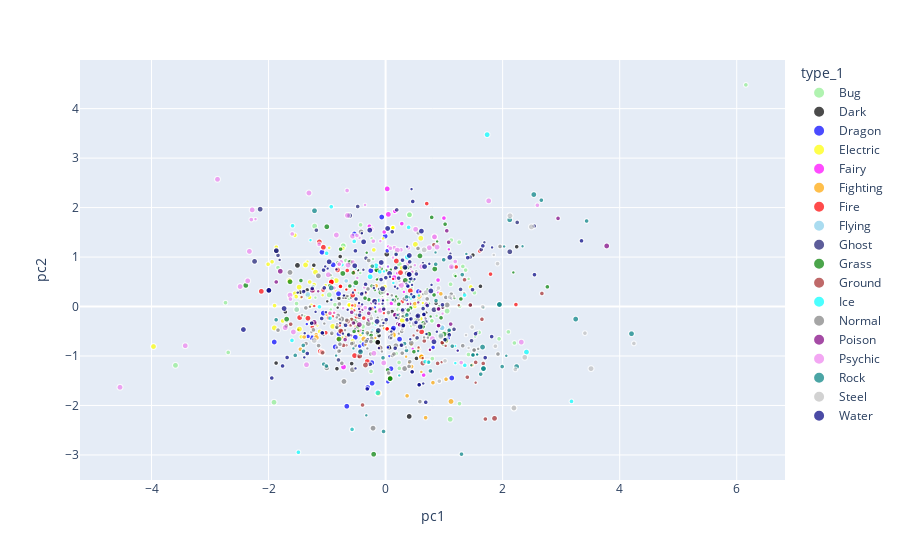

Source (notebook cell):
### Markdown cell above
To explore more about the data and take other factors into account, for example types of the Pokemon, and whether the Pokemon is legenday, I chart the data using a interactive scatter plot. This also uses the dropdown widgets from `ipywidgets` for selecting the x axis, y axis, and the color. You proably need to edit the notebook to make the widgets working. The size of the dot represents the total EV yield of each Pokemon.

### Code cell
import plotly.express as px
import ipywidgets as widgets

TYPE_COLOR_MAP = {
    'Bug': 'lightgreen', 
    'Dark': 'black', 
    'Dragon': 'blue', 
    'Electric': 'yellow', 
    'Fairy': 'fuchsia', 
    'Fighting': 'orange', 
    'Fire': 'red', 
    'Flying': 'skyblue', 
    'Ghost': 'midnightblue', 
    'Grass': 'green', 
    'Ground': 'brown', 
    'Ice': 'aqua', 
    'Normal': 'gray', 
    'Poison': 'purple', 
    'Psychic': 'violet', 
    'Rock': 'teal', 
    'Steel': 'silver', 
    'Water': 'navy', 
}

df_plot = pd.concat([df[['nid', 'name', 'form', 'type_1', 'type_2', 'ev_total', 'legendary']], 
                     pd.DataFrame(pca.transform(normalize(df_stats)), 
                                  columns=[f"pc{i}" for i in range(len(pcs))])],
                    axis=1).copy()
pd.options.mode.chained_assignment = None
df_plot.type_2[df_plot.type_2==''] = df_plot.type_1[df_plot.type_2==''] 
df_plot.legendary[df_plot.legendary == ''] = 'None'
df_plot.form[df_plot.form == ''] = 'None'

def show_pcs_fig(df):
    def show_pcs_fig_df(x_axis, y_axis, color):
        fig = px.scatter(df, x=x_axis, y=y_axis, 
                         color=color, size='ev_total', 
                         hover_data=['name','form','legendary'],
                         size_max=6, 
                         color_discrete_map=TYPE_COLOR_MAP,
                         category_orders={'type_1': TYPE_LIST,
                                          'type_2': TYPE_LIST})
        return fig
    return show_pcs_fig_df


pcs_str = [f'pc{i}' for i in range(len(pcs))]
x_dropdown = widgets.Dropdown(options=pcs_str, value=pcs_str[1])
y_dropdown = widgets.Dropdown(options=pcs_str, value=pcs_str[2])
class_dropdown = widgets.Dropdown(options=['type_1', 'type_2', 'legendary'], value='type_1')

_ = widgets.interact(show_pcs_fig(df_plot), x_axis=x_dropdown, y_axis=y_dropdown, color=class_dropdown)

### Figure 1 — Plotly figure (JSON) as saved in the notebook; plotly's stock layout.template omitted (floating-point values rounded to 4 significant figures; data arrays with more than 128 entries replaced by an {"elided": "..."} marker saying what was removed)
{"data": [{"customdata": {"elided": "83x3 str values"}, "hovertemplate": "type_1=Bug<br>pc1=%{x}<br>pc2=%{y}<br>ev_total=%{marker.size}<br>name=%{customdata[0]}<br>form=%{customdata[1]}<br>legendary=%{customdata[2]}<extra></extra>", "legendgroup": "Bug", "marker": {"color": "lightgreen", "size": [2, 3, 3, 3, 2, 1, 1, 1, 3, 1, 2, 1, 2, 1, 2, 1, 2, 1, 1, 2, 2, 2, 2, 1, 2, 3, 2, 3, 1, 2, 1, 2, 2, 1, 1, 1, 2, 1, 2, 2, 1, 2, 2, 1, 2, 3, 1, 2, 3, 1, 2, 1, 2, 1, 2, 1, 2, 2, 1, 3, 3, 1, 2, 3, 1, 2, 3, 1, 2, 1, 2, 3, 3, 2, 2, 2, 1, 2, 3, 3, 3, 2, 2], "sizemode": "area", "sizeref": 0.08333, "symbol": "circle"}, "mode": "markers", "name": "Bug", "showlegend": true, "type": "scattergl", "x": [0.4467, -0.7238, -0.5841, -1.907, 0.2135, -0.4582, -0.225, 0.6428, 1.051, 0.2494, -0.9135, -0.4276, 0.23, -0.2382, -0.428, 0.1799, 0.663, -1.385, 1.53, 1.939, 0.799, 6.156, 0.1784, 0.4361, 0.7913, -0.9629, 0.7913, 0.2353, -0.7663, -0.6787, 0.8721, -2.69, -0.1998, 0.02958, -0.2147, 0.4477, -0.3608, 0.2833, 1.122, -0.8084, -0.6354, 1.366, -0.8655, 0.6756, 1.111, -0.3961, -0.03744, 1.184, -0.707, 0.517, 1.598, -0.3226, 2.098, -0.4582, -1.522, 1.419, -2.736, -0.2496, -0.1144, -1.213, -0.6247, 0.04616, 0.5672, -1.329, -0.1561, 1.264, 0.1818, -1.2, -1.839, -0.9368, 2.201, 1.104, -3.591, 0.2356, 1.416, 1.263, -0.4334, 1.258, 0.4076, -0.7238, 0.4076, 1.518, 1.32], "xaxis": "x", "y": [-0.0124, 1.227, -0.2671, -1.935, -0.05858, -0.3852, -0.3391, 0.007159, -0.09161, -0.06909, 0.5547, -0.7126, -1.131, 1.379, 1.651, -0.2145, -0.335, -0.1924, -0.6077, -0.6519, -1.053, 4.48, -0.9501, -0.3953, -0.2898, 0.2355, -0.2898, 0.8509, 0.704, 0.9316, -0.187, -0.9284, -0.6929, 0.1305, 0.9603, 0.3719, -0.7906, 0.3664, 1.343, -0.4486, 0.3619, 0.7365, 0.0383, 0.2376, 0.4494, -0.4043, 0.006749, 0.6303, -0.612, -0.6663, -0.5233, -0.5793, -0.5131, 0.2751, 0.06051, 0.5581, 0.07784, -1.311, -0.5212, 1.626, 0.1804, -0.1604, 0.1299, 0.2081, -0.08397, 0.007191, 1.09, 0.18, 0.7867, -0.05972, -0.7369, -2.279, -1.189, -1.249, -0.9698, -1.963, 0.6786, 1.301, 1.855, 1.227, 1.855, 0.278, 0.8104], "yaxis": "y"}, {"customdata": {"elided": "47x3 str values"}, "hovertemplate": "type_1=Dark<br>pc1=%{x}<br>pc2=%{y}<br>ev_total=%{marker.size}<br>name=%{customdata[0]}<br>form=%{customdata[1]}<br>legendary=%{customdata[2]}<extra></extra>", "legendgroup": "Dark", "marker": {"color": "black", "size": [1, 2, 1, 2, 2, 1, 1, 1, 2, 1, 2, 2, 2, 2, 2, 3, 1, 2, 1, 2, 1, 2, 1, 2, 1, 2, 1, 2, 3, 1, 2, 3, 3, 3, 2, 1, 2, 3, 1, 2, 1, 2, 3, 3, 2, 2, 3], "sizemode": "area", "sizeref": 0.08333, "symbol": "circle"}, "mode": "markers", "name": "Dark", "showlegend": true, "type": "scattergl", "x": [-0.8285, 0.1107, -1.387, -1.457, 1.491, -1.492, -1.061, -1.079, -1.339, -0.04713, -0.1123, 0.3465, -0.5802, -0.8315, -1.111, -1.506, -0.8188, -1.698, 0.6956, 1.62, -0.9972, -1.713, 0.08973, 0.5273, 0.47, 0.8625, 0.2833, 0.2123, -0.6919, 0.2244, 0.2927, -0.4486, 0.403, 0.02036, -1.226, -0.3972, -0.8344, 0.1215, -0.4708, -0.776, -0.5883, -0.7987, -0.1342, -0.1342, 2.24, -1.871, 0.05312], "xaxis": "x", "y": [-0.3606, -0.1013, 0.3157, 0.2905, 1.04, -0.47, -0.5741, 0.3605, 0.3351, -0.3844, -0.5874, 0.1352, -1.154, -1.256, -0.9348, 0.832, -0.02253, -0.3921, -0.1247, 0.4083, 0.1051, -0.1074, -0.8435, -1.048, 0.03732, 0.06759, -0.2093, -0.2267, 0.1991, -0.1907, -0.4284, -0.4869, -2.221, 1.059, 0.8349, 0.2648, -0.4172, -0.4714, 0.735, 1.011, 0.1825, 0.1664, -0.7226, -0.7226, 1.209, -1.143, -0.8245], "yaxis": "y"}, {"customdata": [["Dratini", "None", "None"], ["Dragonair", "None", "None"], ["Dragonite", "None", "None"], ["Altaria", "None", "None"], ["Bagon", "None", "None"], ["Shelgon", "None", "None"], ["Salamence", "None", "None"], ["Latias", "None", "\"Sub-Legendary\""], ["Latios", "None", "\"Sub-Legendary\""], ["Rayquaza", "None", "\"Legendary\""], ["Gible", "None", "None"], ["Gabite", "None", "None"], ["Garchomp", "None", "None"], ["Axew", "None", "None"], ["Fraxure", "None", "None"], ["Haxorus", "None", "None"], ["Druddigon", "None", "None"], ["Reshiram", "None", "\"Legendary\""], ["Zekrom", "None", "\"Legendary\""], ["Kyurem", "None", "\"Legendary\""], ["Goomy", "None", "None"], ["Sliggoo", "None", "None"], ["Goodra", "None", "None"], ["Zygarde", "None", "\"Legendary\""], ["Jangmo-o", "None", "None"], ["Hakamo-o", "None", "None"], ["Kommo-o", "None", "None"], ["Latios", "Mega", "\"Sub-Legendary\""], ["Latias", "Mega", "\"Sub-Legendary\""], ["Kyurem", "White", "\"Legendary\""], ["Kyurem", "Black", "\"Legendary\""], ["Rayquaza", "Mega", "\"Legendary\""], ["Garchomp", "Mega", "None"], ["Dreepy", "None", "None"], ["Drakloak", "None", "None"], ["Dragapult", "None", "None"], ["Zygarde", "10%", "\"Legendary\""], ["Zygarde", "Complete", "\"Legendary\""], ["Salamence", "Mega", "None"], ["Altaria", "Mega", "None"], ["Regidrago", "None", "\"Sub-Legendary\""]], "hovertemplate": "type_1=Dragon<br>pc1=%{x}<br>pc2=%{y}<br>ev_total=%{marker.size}<br>name=%{customdata[0]}<br>form=%{customdata[1]}<br>legendary=%{customdata[2]}<extra></extra>", "legendgroup": "Dragon", "marker": {"color": "blue", "size": [1, 2, 3, 2, 1, 2, 3, 3, 3, 3, 1, 2, 3, 1, 2, 3, 2, 3, 3, 3, 1, 2, 3, 3, 1, 2, 3, 3, 3, 3, 3, 3, 3, 1, 2, 3, 3, 3, 3, 2, 3], "sizemode": "area", "sizeref": 0.08333, "symbol": "circle"}, "mode": "markers", "name": "Dragon", "showlegend": true, "type": "scattergl", "x": [-0.185, -0.256, 0.1342, 0.3615, 0.04031, 0.8108, -0.861, -0.5346, -1.087, -0.7957, 0.1268, -0.4424, -0.236, 0.06541, 0.03929, -0.3067, 1.07, -0.2525, 0.238, -0.5174, 0.04169, 0.02817, -0.008425, 0.4988, 0.3338, 0.356, 0.5628, -0.8964, -0.06636, -0.8051, -0.231, -1.256, 0.09037, -1.347, -1.326, -1.903, -1.065, 1.131, -0.369, 0.3714, -0.663], "xaxis": "x", "y": [-0.01709, -0.03449, -0.4375, 0.7688, -0.8255, -0.8269, -0.8164, 1.466, 1.099, -0.5531, -0.5439, -0.8005, -1.135, -1.002, -1.521, -1.638, -0.6343, 0.7237, -0.6602, -0.6216, 0.8138, 1.128, 1.422, -0.3244, -0.0526, 0.1452, 0.3019, 0.8429, 1.809, 0.259, -1.55, -0.6321, -1.256, -0.3542, -0.604, -0.7174, -0.1331, -1.445, -0.7619, 0.4259, -2.016], "yaxis": "y"}, {"customdata": {"elided": "64x3 str values"}, "hovertemplate": "type_1=Electric<br>pc1=%{x}<br>pc2=%{y}<br>ev_total=%{marker.size}<br>name=%{customdata[0]}<br>form=%{customdata[1]}<br>legendary=%{customdata[2]}<extra></extra>", "legendgroup": "Electric", "marker": {"color": "yellow", "size": [1, 2, 2, 1, 2, 3, 1, 1, 1, 2, 3, 3, 2, 2, 2, 3, 1, 2, 3, 1, 3, 1, 2, 1, 1, 1, 3, 3, 2, 1, 2, 2, 1, 2, 3, 3, 1, 2, 2, 2, 3, 3, 3, 2, 3, 2, 2, 2, 2, 2, 3, 2, 2, 2, 2, 2, 1, 2, 2, 2, 2, 2, 2, 3], "sizemode": "area", "sizeref": 0.08333, "symbol": "circle"}, "mode": "markers", "name": "Electric", "showlegend": true, "type": "scattergl", "x": [-0.3206, -0.622, -0.622, -0.3081, -0.4267, -0.1297, -0.04401, -1.245, -1.076, -1.301, -1.544, -1.643, -2.008, -1.297, -1.867, -0.8432, -0.05712, -0.01433, 0.2821, -1.449, -1.198, -0.8575, -1.528, -1.336, -0.9645, -0.2572, 0.5092, -0.9035, -0.7329, -1.169, -1.439, -1.27, -0.5783, 0.4994, 0.2861, -1.519, -1.025, -1.552, -1.223, -0.565, -1.472, -1.368, -1.901, -0.2012, 0.6012, 0.1241, 0.1241, 0.1241, 0.1241, 0.1241, -1.477, 0.1479, 0.6002, 1.455, -1.127, -1.94, 0.6368, -1.759, -1.301, -0.622, -0.622, -0.8862, -1.898, -3.967], "xaxis": "x", "y": [0.2781, 0.03239, 0.03239, -0.5151, -0.5656, -0.4923, 1.376, 0.7568, 0.229, 0.1884, 0.2588, 0.525, 0.8547, 0.4956, 1.199, 0.5239, 0.4039, 0.4021, 0.7762, 0.1732, 0.6954, 0.3282, 0.2002, 0.9059, 1.186, 0.8174, 1.256, -0.4009, 1.174, -0.3841, -0.6135, 0.02172, -0.04364, 0.001252, -0.2805, -0.06112, 0.4339, 1.441, 0.4438, -0.6949, -0.4562, 0.8409, -0.432, 1.145, 1.38, 1.593, 1.593, 1.593, 1.593, 1.593, 0.3922, -0.6004, -0.245, 0.3961, -0.5038, 0.9053, 0.06986, -0.2919, 0.1884, 0.03239, 0.03239, 0.3761, 0.0187, -0.8089], "yaxis": "y"}, {"customdata": [["Cleffa", "None", "None"], ["Clefairy", "None", "None"], ["Clefable", "None", "None"], ["Togepi", "None", "None"], ["Togetic", "None", "None"], ["Snubbull", "None", "None"], ["Granbull", "None", "None"], ["Togekiss", "None", "None"], ["Flabébé", "None", "None"], ["Floette", "None", "None"], ["Florges", "None", "None"], ["Spritzee", "None", "None"], ["Aromatisse", "None", "None"], ["Swirlix", "None", "None"], ["Slurpuff", "None", "None"], ["Sylveon", "None", "None"], ["Xerneas", "None", "\"Legendary\""], ["Comfey", "None", "None"], ["Zacian", "None", "\"Legendary\""], ["Zacian", "Crowned", "\"Legendary\""], ["Milcery", "None", "None"], ["Alcremie", "None", "None"], ["Alcremie", "Gigantamax", "None"]], "hovertemplate": "type_1=Fairy<br>pc1=%{x}<br>pc2=%{y}<br>ev_total=%{marker.size}<br>name=%{customdata[0]}<br>form=%{customdata[1]}<br>legendary=%{customdata[2]}<extra></extra>", "legendgroup": "Fairy", "marker": {"color": "fuchsia", "size": [1, 2, 3, 1, 2, 1, 2, 3, 1, 2, 3, 1, 2, 1, 2, 2, 3, 2, 3, 3, 1, 2, 2], "sizemode": "area", "sizeref": 0.08333, "symbol": "circle"}, "mode": "markers", "name": "Fairy", "showlegend": true, "type": "scattergl", "x": [0.4227, 0.3114, 0.1477, 1.081, 0.9969, 0.4638, 0.6499, 0.04697, 0.046, -0.02425, 0.02771, 0.8998, 0.8957, 0.3124, 0.09943, 0.2768, -0.4486, -0.2769, -0.4913, -0.7192, 0.1996, 0.1601, 0.1601], "xaxis": "x", "y": [0.7715, 0.4891, 0.5825, 1.156, 1.788, -0.8555, -1.386, 1.863, 1.213, 1.506, 2.378, 0.2871, 0.5348, 0.2961, 0.06345, 1.675, -0.4869, 1.623, -0.4032, -1.221, 0.6727, 1.925, 1.925], "yaxis": "y"}, {"customdata": {"elided": "45x3 str values"}, "hovertemplate": "type_1=Fighting<br>pc1=%{x}<br>pc2=%{y}<br>ev_total=%{marker.size}<br>name=%{customdata[0]}<br>form=%{customdata[1]}<br>legendary=%{customdata[2]}<extra></extra>", "legendgroup": "Fighting", "marker": {"color": "orange", "size": [1, 3, 3, 2, 2, 1, 2, 1, 2, 1, 2, 1, 2, 1, 2, 3, 2, 2, 1, 2, 1, 2, 1, 2, 1, 2, 3, 2, 1, 2, 2, 3, 1, 3, 3, 2, 3, 3, 1, 2, 3, 2, 2, 3, 3], "sizemode": "area", "sizeref": 0.08333, "symbol": "circle"}, "mode": "markers", "name": "Fighting", "showlegend": true, "type": "scattergl", "x": [-0.3425, -0.1208, -0.1208, -0.2491, 0.5003, -0.05113, 0.9438, 0.3503, 0.6832, -0.1373, -0.1624, -0.4612, -0.998, 0.6106, 1.033, 1.118, 1.477, 0.07493, -0.7423, -0.8125, -0.4611, -1.456, 0.3983, 0.6011, 0.441, 0.4437, 0.6128, -1.186, -0.1766, 0.8088, 0.3672, -1.184, -0.02708, 0.1335, -0.3719, 0.5625, -0.4913, 0.5734, 0.5564, 1.04, 0.6128, -1.391, -0.5285, -0.1208, -0.1208], "xaxis": "x", "y": [-0.7693, -1.753, -1.753, -0.2386, 0.0596, 0.1788, 0.2573, -1.014, -2.247, 0.553, 0.4195, -0.5211, -0.1617, -1.322, -1.47, -1.919, -1.183, -1.422, -0.6307, -0.6559, -0.4526, -0.8631, -1.142, -0.9838, -0.7707, -1.214, -1.019, -0.5713, -0.6337, -1.539, -1.806, -0.6283, -0.4403, -0.5699, -0.6563, -0.8609, -0.4032, 0.2065, -0.1852, -0.7068, -1.019, -0.6151, 0.02136, -1.753, -1.753], "yaxis": "y"}, {"customdata": {"elided": "67x3 str values"}, "hovertemplate": "type_1=Fire<br>pc1=%{x}<br>pc2=%{y}<br>ev_total=%{marker.size}<br>name=%{customdata[0]}<br>form=%{customdata[1]}<br>legendary=%{customdata[2]}<extra></extra>", "legendgroup": "Fire", "marker": {"color": "red", "size": [1, 2, 3, 3, 3, 3, 1, 2, 1, 2, 2, 2, 3, 1, 2, 3, 1, 2, 1, 3, 3, 1, 2, 3, 1, 2, 2, 3, 3, 1, 2, 3, 1, 2, 1, 2, 1, 2, 2, 1, 2, 3, 2, 3, 1, 2, 3, 1, 2, 3, 2, 1, 2, 2, 3, 3, 1, 2, 3, 1, 2, 3, 3, 2, 2, 1, 2], "sizemode": "area", "sizeref": 0.08333, "symbol": "circle"}, "mode": "markers", "name": "Fire", "showlegend": true, "type": "scattergl", "x": [-0.6706, -0.771, -0.9263, -0.4896, -1.132, -1.327, -0.57, -0.9752, -0.5088, -0.5398, -1.068, -0.1027, -0.5613, -0.6706, -0.771, -0.9263, 0.1278, 1.608, -1.22, -0.5305, 0.2544, -0.335, -0.2396, -0.7501, -0.03343, 0.2857, 2.227, -0.8229, 0.1834, 0.04312, -0.1004, -0.3137, -0.4533, -1.264, 0.2331, -0.573, -0.5371, -0.602, -0.3739, -0.5406, -0.6561, -1.063, -0.7901, -1.469, -0.5254, -1.233, 0.4228, -0.9017, -1.251, 0.6151, -0.8862, -0.8789, 1.793, -0.9508, -2.124, -1.116, -0.6684, -1.022, -1.084, -0.02896, 0.02582, -0.9263, -1.084, 0.02582, 0.7033, -0.04501, 1.206], "xaxis": "x", "y": [0.3435, 0.407, 0.4963, -0.2022, 1.305, -0.2359, 0.0235, -0.2316, 0.7679, 0.6796, 0.333, 0.1272, 0.2323, 0.3435, 0.407, 0.4963, 0.558, 1.122, 0.01052, -0.9915, 0.6858, 0.2655, -0.04349, -0.5082, -0.05531, 0.101, 0.03976, 0.7408, 0.9205, -0.4302, -0.8293, -1.111, 0.06932, -0.3365, -1.393, -2.483, -0.07842, -0.3817, -0.2341, 0.7117, 0.728, 1.198, -0.3759, -0.2229, 0.3306, 0.3149, 0.3184, -0.198, -0.4135, -0.5108, 0.3761, -0.1264, 0.6548, -0.1359, 0.3072, -0.9063, -0.6121, -0.5306, -0.9235, -0.1339, -0.4529, 0.4963, -0.9235, -0.4529, 2.08, 0.124, 0.7996], "yaxis": "y"}, {"customdata": [["Tornadus", "None", "\"Sub-Legendary\""], ["Noibat", "None", "None"], ["Noivern", "None", "None"], ["Tornadus", "Therian", "\"Sub-Legendary\""], ["Rookidee", "None", "None"], ["Corvisquire", "None", "None"], ["Corviknight", "None", "None"], ["Cramorant", "None", "None"], ["Corviknight", "Gigantamax", "None"]], "hovertemplate": "type_1=Flying<br>pc1=%{x}<br>pc2=%{y}<br>ev_total=%{marker.size}<br>name=%{customdata[0]}<br>form=%{customdata[1]}<br>legendary=%{customdata[2]}<extra></extra>", "legendgroup": "Flying", "marker": {"color": "skyblue", "size": [3, 1, 2, 3, 1, 2, 3, 2, 3], "sizemode": "area", "sizeref": 0.08333, "symbol": "circle"}, "mode": "markers", "name": "Flying", "showlegend": true, "type": "scattergl", "x": [-1.519, -0.5372, -1.241, -1.33, -0.5229, -0.4544, 0.9635, -0.6729, 0.9635], "xaxis": "x", "y": [-0.06112, 0.4112, 0.3994, 0.2443, -0.1547, -0.4069, -0.4294, 0.5171, -0.4294], "yaxis": "y"}, {"customdata": {"elided": "44x3 str values"}, "hovertemplate": "type_1=Ghost<br>pc1=%{x}<br>pc2=%{y}<br>ev_total=%{marker.size}<br>name=%{customdata[0]}<br>form=%{customdata[1]}<br>legendary=%{customdata[2]}<extra></extra>", "legendgroup": "Ghost", "marker": {"color": "midnightblue", "size": [1, 1, 2, 1, 2, 1, 2, 2, 2, 3, 3, 1, 2, 1, 2, 3, 1, 2, 1, 2, 1, 2, 2, 2, 1, 2, 3, 3, 2, 2, 2, 3, 1, 2, 3, 1, 1, 1, 2, 2, 2, 2, 2, 3], "sizemode": "area", "sizeref": 0.08333, "symbol": "circle"}, "mode": "markers", "name": "Ghost", "showlegend": true, "type": "scattergl", "x": [-0.6366, -0.5172, -0.309, 1.688, 2.539, -0.7756, -0.8053, -1.183, 1.444, 2.122, 0.8271, 1.108, 2.248, 0.6378, -0.3349, -0.615, 0.2441, 0.5381, 0.407, 0.6881, 1.121, 1.281, -0.1009, 1.169, -1.81, -1.839, -1.867, -2.143, 1.448, 1.634, 0.1907, 0.08375, -0.3801, -0.4773, -1.867, 0.2693, 0.5447, 0.6823, 0.2979, 1.078, 1.469, -0.8862, -0.2647, -2.239], "xaxis": "x", "y": [0.9113, -0.4526, -0.673, 1.298, 1.626, -0.3331, -1.08, 1.543, 0.9971, 1.108, -0.06423, 1.068, 1.7, 0.8801, 0.9776, 1.839, 0.06141, -0.6338, -0.139, -0.3059, 0.1631, 0.3462, 0.3455, -0.4604, 0.9415, 1.035, 1.128, 1.967, 0.03054, 1.152, 1.954, -0.6242, 0.7425, 2.022, 1.128, -0.08874, -0.1893, -0.2396, -0.1129, -0.499, -0.692, 0.3761, -1.169, 0.9129], "yaxis": "y"}, {"customdata": {"elided": "95x3 str values"}, "hovertemplate": "type_1=Grass<br>pc1=%{x}<br>pc2=%{y}<br>ev_total=%{marker.size}<br>name=%{customdata[0]}<br>form=%{customdata[1]}<br>legendary=%{customdata[2]}<extra></extra>", "legendgroup": "Grass", "marker": {"color": "green", "size": [1, 2, 3, 3, 1, 2, 3, 3, 1, 2, 1, 1, 2, 3, 1, 2, 3, 1, 2, 1, 2, 3, 1, 2, 3, 1, 2, 2, 1, 2, 2, 1, 2, 3, 1, 3, 1, 2, 2, 1, 2, 2, 2, 3, 1, 2, 3, 1, 2, 1, 2, 1, 2, 2, 1, 2, 1, 2, 3, 1, 2, 3, 1, 2, 1, 2, 3, 1, 2, 3, 1, 2, 1, 2, 1, 2, 3, 3, 3, 2, 3, 3, 1, 2, 3, 1, 2, 1, 2, 2, 3, 3, 2, 2, 2], "sizemode": "area", "sizeref": 0.08333, "symbol": "circle"}, "mode": "markers", "name": "Grass", "showlegend": true, "type": "scattergl", "x": [0.01425, -0.07686, -0.1479, 0.5865, 0.3796, 0.4257, 0.3749, 0.8405, 0.6635, 0.1561, 0.4802, 0.4702, 0.4076, 0.3366, -0.1254, -0.6111, -0.7312, -0.05201, 0.3371, -0.9373, -1.447, -1.633, 0.3771, -0.6319, -0.7961, 0.7132, 0.03466, -0.7692, -0.3091, -0.4734, 0.8275, 0.7692, 1.068, 0.997, -0.3228, -1.005, 0.09019, -0.5534, 0.319, 0.202, 0.2229, 0.9823, 0.4839, -0.1888, -0.1838, -0.2312, -0.508, -0.4533, -1.264, -0.1492, -0.9557, 0.1996, -0.8138, -0.287, 0.7428, 0.9473, 2.183, 2.764, -0.6039, 0.517, 0.6427, 1.029, -0.11, -0.1392, -0.4666, -0.5385, -0.5233, 0.3594, 0.426, -0.07988, -0.1678, 0.9185, 0.8808, 1.017, 0.18, -0.3516, 0.7379, 0.6319, -0.2043, 0.3859, -1.691, -2.389, -0.3855, -0.2951, 0.07799, 1.195, 0.7877, 1.174, -0.2477, 0.98, -0.1479, 0.07799, 0.98, -0.2477, 1.286], "xaxis": "x", "y": [0.7284, 0.7597, 0.7423, 1.023, 0.8458, 0.6819, 0.7987, 0.7595, 0.2483, 0.1133, 0.2032, 0.5265, 0.5451, 0.5277, 0.5629, 0.4138, 0.6684, 0.1866, 0.7769, 0.6327, 0.5256, 0.5004, -0.1453, -0.5592, -0.6586, 0.3425, -1.281, 1.159, -0.3061, -0.4055, 0.2342, -0.2012, -0.5403, -0.5577, 1.087, 1.613, 0.7454, 0.6812, -0.1959, 0.1621, 0.0456, -0.7597, -0.9122, 0.1049, 0.3331, 0.4148, 0.4809, 0.06932, -0.3365, 0.546, 0.417, 0.7826, 0.8807, 0.1421, 0.05483, -0.2281, 0.6882, 0.3979, 0.8966, -0.2542, -0.3295, -0.6792, -0.04667, -0.5237, -0.4931, -0.5027, -0.3066, -0.1422, -0.03101, 0.2858, -0.1025, -0.01032, 1.315, 1.664, 0.2025, 0.1696, -0.56, -0.4014, -2.986, -0.07166, -0.2553, 0.4269, -0.4931, -0.562, -1.457, 0.6138, 1.802, 0.1717, -0.581, -0.01132, 0.7423, -1.457, -0.01132, -0.581, 0.1531], "yaxis": "y"}, {"customdata": [["Diglett", "None", "None"], ["Dugtrio", "None", "None"], ["Diglett", "Alola", "None"], ["Dugtrio", "Alola", "None"], ["Sandshrew", "None", "None"], ["Sandslash", "None", "None"], ["Cubone", "None", "None"], ["Marowak", "None", "None"], ["Rhyhorn", "None", "None"], ["Rhydon", "None", "None"], ["Gligar", "None", "None"], ["Phanpy", "None", "None"], ["Donphan", "None", "None"], ["Trapinch", "None", "None"], ["Vibrava", "None", "None"], ["Flygon", "None", "None"], ["Baltoy", "None", "None"], ["Claydol", "None", "None"], ["Groudon", "None", "\"Legendary\""], ["Hippopotas", "None", "None"], ["Hippowdon", "None", "None"], ["Rhyperior", "None", "None"], ["Gliscor", "None", "None"], ["Drilbur", "None", "None"], ["Excadrill", "None", "None"], ["Sandile", "None", "None"], ["Krokorok", "None", "None"], ["Krookodile", "None", "None"], ["Stunfisk", "None", "None"], ["Golett", "None", "None"], ["Golurk", "None", "None"], ["Landorus", "None", "\"Sub-Legendary\""], ["Mudbray", "None", "None"], ["Mudsdale", "None", "None"], ["Landorus", "Therian", "\"Sub-Legendary\""], ["Groudon", "Primal", "\"Legendary\""], ["Yamask", "Galar", "None"], ["Runerigus", "None", "None"], ["Silicobra", "None", "None"], ["Sandaconda", "None", "None"], ["Sandaconda", "Gigantamax", "None"], ["Stunfisk", "Galar", "None"]], "hovertemplate": "type_1=Ground<br>pc1=%{x}<br>pc2=%{y}<br>ev_total=%{marker.size}<br>name=%{customdata[0]}<br>form=%{customdata[1]}<br>legendary=%{customdata[2]}<extra></extra>", "legendgroup": "Ground", "marker": {"color": "brown", "size": [1, 2, 1, 2, 1, 2, 1, 2, 1, 2, 1, 1, 2, 1, 2, 3, 1, 2, 3, 1, 2, 3, 2, 1, 2, 1, 2, 3, 2, 1, 2, 3, 1, 2, 3, 3, 1, 2, 1, 2, 2, 2], "sizemode": "area", "sizeref": 0.08333, "symbol": "circle"}, "mode": "markers", "name": "Ground", "showlegend": true, "type": "scattergl", "x": [-1.646, -1.622, -1.436, -1.201, 0.9583, 0.8882, 1.25, 1.448, 1.538, 1.705, 0.542, 0.5629, 1.396, 0.7555, -0.5811, -0.6504, 0.1539, 0.825, 0.7209, 1.026, 1.539, 1.861, 0.661, -0.4619, -0.3941, -0.6691, -0.7189, -0.344, 1.349, 0.4782, 0.7326, -0.7672, 0.633, 1.668, -0.4435, 0.6368, 1.343, 2.671, 0.6715, 0.9675, 0.9675, 1.646], "xaxis": "x", "y": [0.1878, -0.3571, 0.1918, -0.3491, -1.124, -1.149, 0.02591, 0.03054, -1.539, -2.274, -0.4861, -0.8261, -1.428, -0.8853, -0.2631, -0.2961, 0.7531, 1.248, -1.118, -0.795, -1.129, -2.26, -0.696, -1.023, -1.991, -0.7842, -0.7844, -1.182, 0.5406, -0.5851, -1.122, -0.496, -1.044, -1.151, -1.0, -1.142, 0.2703, 0.2638, -0.199, -0.73, -0.73, -0.258], "yaxis": "y"}, {"customdata": [["Vulpix", "Alola", "None"], ["Ninetales", "Alola", "None"], ["Sandshrew", "Alola", "None"], ["Sandslash", "Alola", "None"], ["Jynx", "None", "None"], ["Articuno", "None", "\"Sub-Legendary\""], ["Swinub", "None", "None"], ["Piloswine", "None", "None"], ["Delibird", "None", "None"], ["Smoochum", "None", "None"], ["Snorunt", "None", "None"], ["Glalie", "None", "None"], ["Spheal", "None", "None"], ["Sealeo", "None", "None"], ["Walrein", "None", "None"], ["Regice", "None", "\"Sub-Legendary\""], ["Glaceon", "None", "None"], ["Mamoswine", "None", "None"], ["Froslass", "None", "None"], ["Vanillite", "None", "None"], ["Vanillish", "None", "None"], ["Vanilluxe", "None", "None"], ["Cubchoo", "None", "None"], ["Beartic", "None", "None"], ["Cryogonal", "None", "None"], ["Bergmite", "None", "None"], ["Avalugg", "None", "None"], ["Mr. Rime", "None", "None"], ["Mr. Mime", "Galar", "None"], ["Eiscue", "None", "None"], ["Eiscue", "Noice", "None"], ["Snom", "None", "None"], ["Frosmoth", "None", "None"], ["Darmanitan", "Galar", "None"], ["Darmanitan", "Galar Zen", "None"], ["Darumaka", "Galar", "None"], ["Glalie", "Mega", "None"], ["Castform", "Snowy", "None"], ["Glastrier", "None", "\"Sub-Legendary\""]], "hovertemplate": "type_1=Ice<br>pc1=%{x}<br>pc2=%{y}<br>ev_total=%{marker.size}<br>name=%{customdata[0]}<br>form=%{customdata[1]}<br>legendary=%{customdata[2]}<extra></extra>", "legendgroup": "Ice", "marker": {"color": "aqua", "size": [1, 2, 1, 2, 2, 3, 1, 2, 1, 1, 1, 2, 1, 2, 3, 3, 2, 3, 2, 1, 2, 3, 1, 2, 2, 1, 2, 3, 2, 2, 2, 1, 2, 2, 2, 1, 2, 1, 3], "sizemode": "area", "sizeref": 0.08333, "symbol": "circle"}, "mode": "markers", "name": "Ice", "showlegend": true, "type": "scattergl", "x": [-0.5088, -0.7466, 1.191, 1.354, -1.59, 0.3732, -0.2268, 0.676, -0.9244, -1.283, -0.04851, -0.1178, 0.5697, 0.4986, 0.4276, 1.735, 0.3935, -0.1332, -1.13, -0.02849, -0.1004, -0.2646, -0.1675, 0.7347, -0.9281, 1.188, 3.177, -0.1651, -1.009, 1.349, -1.6, 0.1325, -0.537, -0.573, -1.49, 0.2331, -0.9495, -0.04501, 2.407], "xaxis": "x", "y": [0.7679, 0.8461, -1.144, -1.189, 1.633, 1.0, -0.4856, -1.113, 0.1531, 1.341, 0.1553, 0.1223, 0.2218, 0.2044, 0.187, 3.474, 1.6, -1.745, -0.006359, 0.7109, 0.7013, 0.6019, -0.3677, -1.127, 2.017, -0.7981, -1.918, 0.8224, 1.076, 0.2321, -0.6848, 0.4766, 1.317, -2.483, -2.946, -1.393, -0.2367, 0.124, -0.9207], "yaxis": "y"}, {"customdata": {"elided": "118x3 str values"}, "hovertemplate": "type_1=Normal<br>pc1=%{x}<br>pc2=%{y}<br>ev_total=%{marker.size}<br>name=%{customdata[0]}<br>form=%{customdata[1]}<br>legendary=%{customdata[2]}<extra></extra>", "legendgroup": "Normal", "marker": {"color": "gray", "size": [1, 1, 2, 3, 1, 2, 3, 3, 1, 2, 1, 2, 1, 2, 2, 2, 2, 2, 1, 1, 2, 1, 2, 1, 2, 1, 2, 1, 1, 2, 2, 1, 1, 2, 3, 1, 2, 1, 2, 1, 2, 3, 1, 2, 3, 1, 1, 2, 1, 1, 2, 1, 1, 1, 2, 3, 1, 2, 2, 1, 2, 1, 2, 1, 1, 1, 3, 3, 3, 3, 2, 1, 2, 1, 2, 3, 1, 2, 3, 2, 1, 2, 1, 2, 2, 1, 2, 3, 1, 2, 1, 1, 1, 2, 3, 1, 2, 1, 2, 2, 3, 2, 2, 1, 1, 2, 2, 1, 2, 1, 2, 1, 2, 1, 2, 3, 2, 1], "sizemode": "area", "sizeref": 0.08333, "symbol": "circle"}, "mode": "markers", "name": "Normal", "showlegend": true, "type": "scattergl", "x": [-0.04886, 0.0999, 0.1185, -0.09208, -0.4138, -0.449, -0.7494, -1.634, -0.8285, -0.8116, -0.9232, -0.9198, -1.293, -1.363, 1.122, 0.5517, 0.1425, -0.2538, 0.03732, 0.523, 1.512, 0.3613, -0.5207, -0.2028, -0.2887, -0.5949, -0.7897, 0.6695, 0.2279, 0.411, 0.452, -0.7114, -0.65, 0.2581, 0.3682, -0.3972, -0.8344, -1.267, -1.839, 0.6578, -0.3308, -0.2149, -0.2407, -0.3117, -0.2957, 0.6409, -0.1346, -0.6644, -0.04676, 0.4308, -0.7478, -0.04501, 1.127, -0.6934, -0.7808, -0.7114, 0.2904, -0.2387, -1.146, -0.8343, -0.3011, -1.047, -1.232, 0.2352, -1.427, 1.582, 1.051, -1.148, 0.3249, -0.1853, 0.5538, -0.05368, -0.2597, -0.09105, 0.2756, 0.4378, 0.06917, -0.251, -0.5665, 1.03, -0.7839, -1.36, -0.4821, -0.5524, 1.318, -0.06318, 0.05167, -0.4187, -0.4478, 0.1474, -0.4916, -0.7262, -0.8303, -0.5787, 0.1755, -0.312, 0.4, 0.09105, 0.5862, 0.7107, -0.1897, 0.049, 0.5583, -0.142, -0.7755, -1.075, 0.2839, 0.7225, 1.92, 0.106, 0.319, -1.293, 1.512, 0.03732, 1.956, -1.006, -0.7957, -0.005103], "xaxis": "x", "y": [0.1585, -0.5626, -0.9894, -0.8367, -0.1164, -0.2189, -0.2519, 0.6898, -0.3606, -0.1801, -0.5611, -0.5399, -0.003438, -0.02866, 0.2492, -0.2642, -0.9589, -0.959, 0.2383, 0.7102, -0.8803, 0.188, -0.7882, 0.4128, 0.9302, -0.378, 0.05219, -0.3476, -0.5469, -1.116, 0.6928, -0.3544, 0.2127, -0.7822, 0.6711, 0.2648, -0.4172, -0.5166, -0.4768, -0.6242, -0.7039, -2.458, -0.5159, -0.5333, -0.3451, 0.2499, -0.227, -0.2755, 0.1397, 0.8019, -1.147, 0.124, 0.7955, -0.4777, -0.7612, -1.515, -0.1953, -0.6449, -0.7898, -0.2214, 0.3554, -0.344, -0.4726, 0.4357, -0.174, -0.855, 0.03125, 0.6196, -1.254, 0.07361, 1.174, -0.2702, -0.1961, -0.3905, -0.5031, -0.7406, -0.5114, -0.7087, -1.278, 0.1846, -0.2584, -0.749, -0.319, -0.7374, -0.792, -0.9086, -1.344, 1.507, 0.0723, 0.1334, -0.1654, 0.1751, -0.8285, -0.7484, -0.7932, -0.848, -1.21, -0.6377, -1.921, 0.1549, 0.1127, -0.1214, 1.49, -0.3478, -0.8939, -0.9347, -0.9429, -0.6285, -0.9604, 0.2267, 0.156, -0.003438, -0.8803, 0.2383, 1.214, -1.238, -0.9022, 0.3232], "yaxis": "y"}, {"customdata": [["Nidorina", "None", "None"], ["Nidoqueen", "None", "None"], ["Nidoran (Female)", "None", "None"], ["Nidoran (Male)", "None", "None"], ["Nidorino", "None", "None"], ["Nidoking", "None", "None"], ["Zubat", "None", "None"], ["Golbat", "None", "None"], ["Crobat", "None", "None"], ["Ekans", "None", "None"], ["Arbok", "None", "None"], ["Koffing", "None", "None"], ["Weezing", "None", "None"], ["Gulpin", "None", "None"], ["Swalot", "None", "None"], ["Seviper", "None", "None"], ["Stunky", "None", "None"], ["Skuntank", "None", "None"], ["Skorupi", "None", "None"], ["Drapion", "None", "None"], ["Croagunk", "None", "None"], ["Toxicroak", "None", "None"], ["Trubbish", "None", "None"], ["Garbodor", "None", "None"], ["Skrelp", "None", "None"], ["Dragalge", "None", "None"], ["Mareanie", "None", "None"], ["Toxapex", "None", "None"], ["Salandit", "None", "None"], ["Salazzle", "None", "None"], ["Poipole", "None", "\"Sub-Legendary\""], ["Naganadel", "None", "\"Sub-Legendary\""], ["Grimer", "None", "None"], ["Muk", "None", "None"], ["Slowbro", "Galar", "None"], ["Grimer", "Alola", "None"], ["Muk", "Alola", "None"], ["Weezing", "Galar", "None"], ["Slowking", "Galar", "None"], ["Eternatus", "None", "\"Legendary\""], ["Eternatus", "Eternamax", "\"Legendary\""], ["Garbodor", "Gigantamax", "None"]], "hovertemplate": "type_1=Poison<br>pc1=%{x}<br>pc2=%{y}<br>ev_total=%{marker.size}<br>name=%{customdata[0]}<br>form=%{customdata[1]}<br>legendary=%{customdata[2]}<extra></extra>", "legendgroup": "Poison", "marker": {"color": "purple", "size": [2, 3, 1, 1, 2, 3, 1, 2, 3, 1, 2, 1, 2, 1, 2, 2, 1, 2, 1, 2, 1, 2, 1, 2, 1, 2, 1, 2, 1, 2, 1, 3, 1, 2, 2, 1, 2, 2, 2, 3, 3, 2], "sizemode": "area", "sizeref": 0.08333, "symbol": "circle"}, "mode": "markers", "name": "Poison", "showlegend": true, "type": "scattergl", "x": [0.1537, 0.1701, 0.2256, -0.2515, -0.2851, -0.4494, -0.3963, -0.5794, -1.222, -0.2181, -0.2879, 0.9743, 0.9042, 0.4215, 0.6963, -0.5492, -0.5904, -0.4334, 0.5577, 0.2104, -0.4387, -0.6916, 0.03513, 0.2403, 0.5955, 1.046, 0.3789, 2.947, -1.152, -1.869, -0.2391, -1.8, 0.7574, 0.9049, 1.112, 0.7574, 0.9049, 0.9042, 1.078, -1.254, 3.778, 0.2403], "xaxis": "x", "y": [-0.1639, -0.1762, -0.1543, -0.2552, -0.2663, -0.3657, -0.06749, -0.1161, -0.319, 0.08944, -0.1363, -0.02437, -0.04959, 0.05537, 0.04571, -0.333, -0.5833, -0.8994, 0.08332, -0.3483, -0.1096, -0.6677, 0.251, -0.3683, 0.3026, 1.531, 0.05194, 1.782, 0.3078, 0.4965, 0.07022, 0.7128, -0.8744, -0.3855, -0.3549, -0.8744, -0.3855, -0.04959, 1.3, 0.329, 1.224, -0.3683], "yaxis": "y"}, {"customdata": {"elided": "80x3 str values"}, "hovertemplate": "type_1=Psychic<br>pc1=%{x}<br>pc2=%{y}<br>ev_total=%{marker.size}<br>name=%{customdata[0]}<br>form=%{customdata[1]}<br>legendary=%{customdata[2]}<extra></extra>", "legendgroup": "Psychic", "marker": {"color": "violet", "size": [3, 3, 3, 3, 3, 2, 1, 2, 2, 2, 2, 3, 3, 1, 2, 3, 1, 2, 2, 1, 3, 1, 1, 3, 3, 3, 3, 3, 3, 1, 2, 1, 2, 2, 1, 2, 3, 1, 2, 3, 1, 2, 1, 2, 3, 1, 2, 3, 3, 1, 2, 3, 3, 3, 1, 2, 3, 1, 2, 1, 3, 3, 3, 3, 3, 3, 3, 3, 3, 2, 2, 1, 2, 3, 3, 3, 2, 2, 3, 3], "sizemode": "area", "sizeref": 0.08333, "symbol": "circle"}, "mode": "markers", "name": "Psychic", "showlegend": true, "type": "scattergl", "x": [-0.1005, -0.1888, -1.633, -1.352, -2.357, -0.6582, -0.8796, -0.9498, -1.596, -0.3471, 1.291, 0.7468, -0.1888, -0.4833, -0.5626, -0.6515, -0.446, -0.2386, 0.1489, 0.9735, -3.424, -0.09789, -0.3512, -0.08778, 0.8795, 0.2707, -1.716, 1.124, -0.1888, 0.4551, 1.19, -0.7262, -1.626, -0.7606, 0.1263, 0.2615, 0.5128, -0.09015, -0.2106, 0.6186, 0.2451, 0.3904, -2.223, -2.295, -2.28, -0.3644, -0.793, -0.5644, -0.8411, -0.1157, 2.594, -0.03218, -0.4455, -0.04992, 0.4989, 0.382, -2.873, -0.8789, -0.9508, 1.232, -0.6416, -4.539, 1.761, -2.485, 0.8005, 0.1993, -1.576, -1.31, -0.2003, -1.136, -0.4891, 0.04063, 0.08207, 0.8355, 0.8355, -0.9792, -0.793, -0.8862, 2.319, -2.327], "xaxis": "x", "y": [-0.09614, 0.1049, 0.2303, -1.176, 0.5191, 2.344, 0.3785, 0.3533, 1.467, -0.02432, -1.133, 1.189, 0.1049, 0.5791, 0.9016, 1.841, 1.39, 1.571, 1.189, -0.1437, -0.7922, 0.8002, 2.053, -0.07365, 1.202, 0.4264, -0.4271, 0.8028, 0.1049, 0.7035, 0.9099, -0.03226, 0.1509, 0.9027, 0.9901, 1.147, 1.561, 1.321, 1.322, 0.8068, 0.5423, 1.189, 1.767, 1.757, 1.953, 0.3848, 0.8555, 1.424, 1.445, 0.05269, 2.047, -1.14, 0.01022, 0.1254, 0.8351, 0.8692, 2.571, -0.1264, -0.1359, -0.8912, 0.8376, -1.632, 2.135, 0.4039, -0.6488, 1.139, -0.5139, 2.295, -0.9454, 1.256, 1.435, 0.8032, 1.179, 1.408, 1.408, 0.6427, 0.8555, 0.3761, -0.7197, 1.114], "yaxis": "y"}, {"customdata": {"elided": "60x3 str values"}, "hovertemplate": "type_1=Rock<br>pc1=%{x}<br>pc2=%{y}<br>ev_total=%{marker.size}<br>name=%{customdata[0]}<br>form=%{customdata[1]}<br>legendary=%{customdata[2]}<extra></extra>", "legendgroup": "Rock", "marker": {"color": "teal", "size": [1, 2, 1, 2, 2, 2, 1, 2, 3, 1, 2, 2, 1, 2, 1, 2, 3, 1, 2, 1, 2, 1, 3, 1, 2, 3, 1, 2, 3, 1, 2, 1, 2, 1, 2, 2, 3, 1, 1, 2, 2, 3, 2, 3, 3, 1, 1, 2, 3, 2, 3, 2, 2, 2, 1, 2, 3, 3, 2, 3], "sizemode": "area", "sizeref": 0.08333, "symbol": "circle"}, "mode": "markers", "name": "Rock", "showlegend": true, "type": "scattergl", "x": [0.8524, 0.8557, 0.4213, 0.3234, -1.407, 1.992, 0.2053, 0.3636, 0.9452, 2.34, -0.2273, 0.3572, 1.38, 1.31, -0.5497, 1.14, 3.248, -0.3295, -0.0355, 2.025, 3.434, 2.062, 2.533, 1.464, 1.625, 2.238, -0.8459, -1.544, -0.429, 0.3954, 1.087, 0.5556, 0.7659, 0.1216, 0.3578, 2.661, 2.121, 1.565, -0.3916, -1.057, 1.493, 1.672, 0.9925, -1.215, 4.202, 1.673, 1.565, 1.493, 1.672, -1.402, 1.657, -0.04467, -1.011, 1.297, 0.4117, 0.8612, 1.945, 1.945, -1.871, -0.9287], "xaxis": "x", "y": [1.093, 0.8538, -0.2957, -0.7499, -0.7856, -1.213, -0.1707, -0.1725, -0.5831, 1.218, 0.8152, -0.8879, 1.063, 0.6444, -0.8466, -0.8013, -0.2539, -2.2, -2.525, 1.214, 1.729, -0.9954, 2.263, -1.187, -1.367, -1.214, -0.9917, -0.9872, -0.9148, 0.1881, -0.479, -0.8993, -1.301, 0.1364, 0.1955, 2.15, 1.754, -0.9699, -0.5383, -1.165, -0.9795, -1.254, 0.9458, 1.936, -0.5494, -0.02496, -0.9699, -0.9795, -1.254, -0.9038, -0.8194, -1.036, -1.202, -2.984, 0.5008, 0.1197, 0.04088, 0.04088, -0.2677, 0.3765], "yaxis": "y"}, {"customdata": [["Honedge", "None", "None"], ["Doublade", "None", "None"], ["Meowth", "Galar", "None"], ["Perrserker", "None", "None"], ["Steelix", "None", "None"], ["Skarmory", "None", "None"], ["Mawile", "None", "None"], ["Aron", "None", "None"], ["Lairon", "None", "None"], ["Aggron", "None", "None"], ["Beldum", "None", "None"], ["Metang", "None", "None"], ["Metagross", "None", "None"], ["Registeel", "None", "\"Sub-Legendary\""], ["Jirachi", "None", "\"Mythical\""], ["Bronzor", "None", "None"], ["Bronzong", "None", "None"], ["Dialga", "None", "\"Legendary\""], ["Klink", "None", "None"], ["Klang", "None", "None"], ["Klinklang", "None", "None"], ["Cobalion", "None", "\"Sub-Legendary\""], ["Aegislash", "None", "None"], ["Klefki", "None", "None"], ["Celesteela", "None", "\"Sub-Legendary\""], ["Magearna", "None", "\"Mythical\""], ["Meltan", "None", "\"Mythical\""], ["Melmetal", "None", "\"Mythical\""], ["Aegislash", "Blade", "None"], ["Steelix", "Mega", "None"], ["Duraludon", "None", "None"], ["Aggron", "Mega", "None"], ["Cufant", "None", "None"], ["Copperajah", "None", "None"], ["Duraludon", "Gigantamax", "None"], ["Copperajah", "Gigantamax", "None"], ["Melmetal", "Gigantamax", "\"Mythical\""], ["Mawile", "Mega", "None"], ["Metagross", "Mega", "None"]], "hovertemplate": "type_1=Steel<br>pc1=%{x}<br>pc2=%{y}<br>ev_total=%{marker.size}<br>name=%{customdata[0]}<br>form=%{customdata[1]}<br>legendary=%{customdata[2]}<extra></extra>", "legendgroup": "Steel", "marker": {"color": "silver", "size": [1, 2, 1, 2, 2, 2, 2, 1, 2, 3, 1, 2, 3, 3, 3, 1, 2, 3, 1, 2, 3, 3, 3, 1, 3, 3, 1, 3, 3, 2, 2, 3, 1, 2, 2, 2, 3, 2, 3], "sizemode": "area", "sizeref": 0.08333, "symbol": "circle"}, "mode": "markers", "name": "Steel", "showlegend": true, "type": "scattergl", "x": [1.418, 2.217, 0.2837, 1.015, 3.406, 1.478, 0.5448, 1.374, 1.876, 2.378, 1.166, 1.095, 0.9427, 2.492, -0.1888, 1.848, 1.913, -0.04386, 0.8812, 0.9027, 0.2942, -0.009166, 2.125, 0.2373, 0.6927, 0.6589, 0.4104, 2.193, -1.22, 4.243, -0.2435, 3.51, 0.3488, 0.9176, -0.2435, 0.9176, 2.193, 1.659, 0.4888], "xaxis": "x", "y": [-0.8372, -1.271, -0.458, -1.099, -0.5381, -0.4136, -0.3972, -0.5768, -0.8019, -1.027, 0.2073, 0.1899, -0.6057, 1.61, 0.1049, 1.042, 0.8672, 0.2972, 0.3335, 0.3742, -0.09057, -0.3189, 1.834, 0.519, 0.2818, 1.145, -0.3347, -2.051, -0.6861, -0.7462, -0.2393, -1.255, -0.8247, -1.508, -0.2393, -1.508, -2.051, -0.006087, -0.3539], "yaxis": "y"}, {"customdata": {"elided": "138x3 str values"}, "hovertemplate": "type_1=Water<br>pc1=%{x}<br>pc2=%{y}<br>ev_total=%{marker.size}<br>name=%{customdata[0]}<br>form=%{customdata[1]}<br>legendary=%{customdata[2]}<extra></extra>", "legendgroup": "Water", "marker": {"color": "navy", "size": {"elided": "138 int values"}, "sizemode": "area", "sizeref": 0.08333, "symbol": "circle"}, "mode": "markers", "name": "Water", "showlegend": true, "type": "scattergl", "x": {"elided": "138 float values"}, "xaxis": "x", "y": {"elided": "138 float values"}, "yaxis": "y"}], "layout": {"legend": {"itemsizing": "constant", "title": {"text": "type_1"}, "tracegroupgap": 0}, "margin": {"t": 60}, "xaxis": {"anchor": "y", "domain": [0.0, 1.0], "title": {"text": "pc1"}}, "yaxis": {"anchor": "x", "domain": [0.0, 1.0], "title": {"text": "pc2"}}}}
